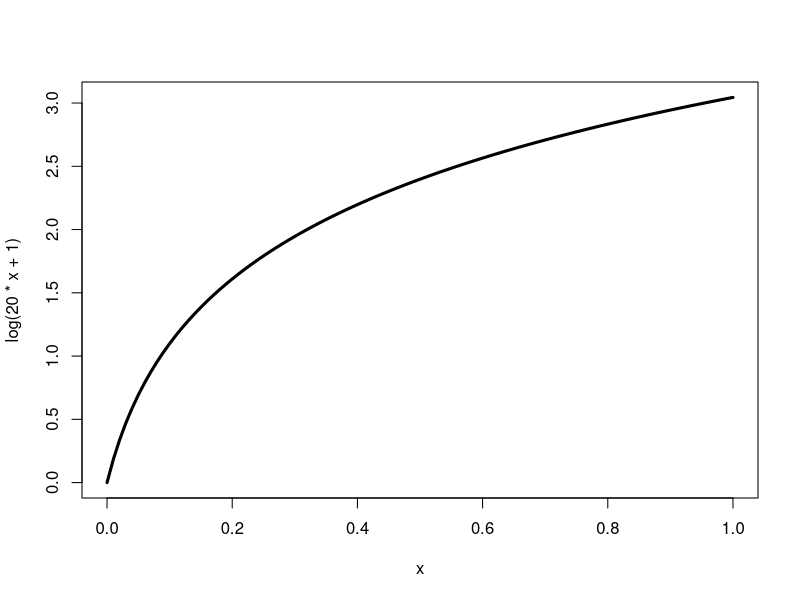

Recreate this plot in R. (Note: this script raises an error after producing the figure.)
## ---- chunk 1
library(mvtnorm)

# goal
curve(log(20*x + 1), from = 0, to = 1, lwd = 3) #, ylim = c(-1.5, 1.5))

# suppose we know l, sig2
ll <- 0.3

# prior

grid <- cbind(seq(0, 1, length.out = 60))  #matrix(seq(0, 2*pi, length.out = N), nrow = N) 
N <- nrow(grid)
Kff <- covMatrix(X = grid, sig2 = 1, l = ll, covar.fun = r.matern) + diag( rep(1e-8, N) )
prior.draws <- rmvnorm(5, mean = rep(0, nrow(grid)), sigma = Kff)

for (i in 1:nrow(prior.draws)) {
  points(x = grid, y = prior.draws[i,], type = "l", col = "gray")
}

# observations
x <- cbind(c(0, 0.1, 0.2, 0.3, 0.4, 0.9, 1)) 
y <- log(20*x + 1)
points(x = x, y = y, pch = 16, col = "green", cex = 3)

Kfy.joint <- covMatrix(X = rbind(grid, x), sig2 = 1, l = ll, covar.fun = r.matern)
Kyy <- covMatrix(X = x, sig2 = 1, l = ll, covar.fun = r.matern) + diag( rep(1e-8, length(y)) )
Kfy <- Kfy.joint[1:N, (N+1):ncol(Kfy.joint)]

# posterior
post.mean <- Kfy %*% solve(Kyy) %*% (y - 0)
points(x = grid, y = post.mean, type = "l", col = "purple", lwd = 2)

post.covar <- Kff - Kfy %*% solve(Kyy) %*% t(Kfy) 
post.covar <- (post.covar + t(post.covar))/2  # FIXES SYMMETRY ISSUE
posterior.draws <- rmvnorm(5, mean = post.mean, sigma = post.covar)

for (i in 1:nrow(posterior.draws)) {
  points(x = grid, y = posterior.draws[i,], type = "l", col = "pink", lwd = 2)
}

points(x = x, y = y, pch = 16, col = "green", cex = 3)
## ---- chunk 2
# predictive distribution
xstar <- c(0.5, 1.5, 3.5, 4.5, 5.5, 2*pi)
xstar <- matrix(xstar, nrow = length(xstar))
points(x = xstar, y = sin(xstar), pch = 16, col = "red")
Kystary.full <- covMatrix(X = rbind(xstar, x), sig2 = 1, l = ll, covar.fun = r.matern)
Kystary <- Kystary.full[1:length(xstar), (length(xstar) + 1):ncol(Kystary.full)]
Kystarystar <- covMatrix(X = xstar, sig2 = 1, l = ll, covar.fun = r.matern)

pred.mean <- Kystary %*% solve(Kyy) %*% (y - 0)
points(x = xstar, y = pred.mean, col = "red", cex = 2)

pred.covar <- Kystarystar - Kystary %*% solve(Kyy) %*% t(Kystary)
pred.draws <- rmvnorm(5, mean = pred.mean, sigma = pred.covar)

for (i in 1:nrow(pred.draws)) {
  points(x = xstar, y = pred.draws[i,], col = "red")
}

# note predictictions have wider uncertainty than the posterior

points(x = grid, y = post.mean, type = "l", col = "purple", lwd = 2)
points(x = x, y = y, pch = 16, col = "green", cex = 3)



